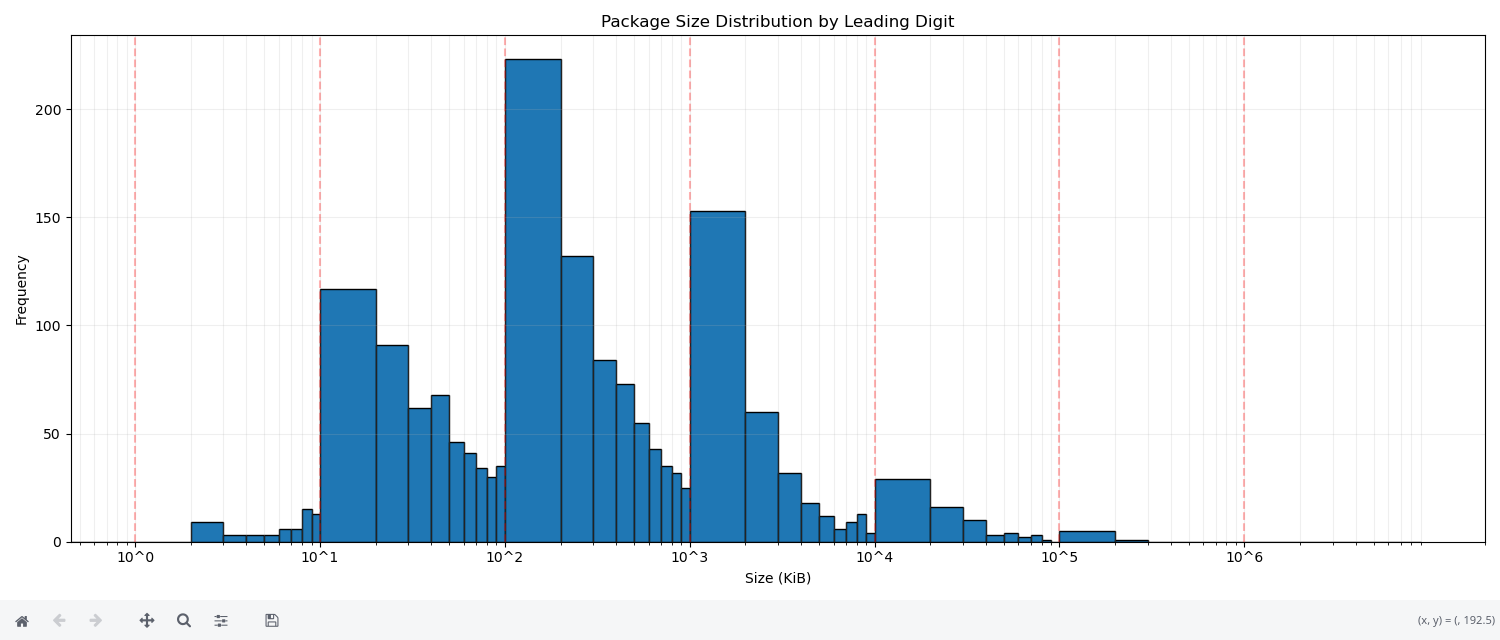

Write Python code to recreate this figure.
import re
import numpy as np
import matplotlib.pyplot as plt

def extract_sizes(log_content):
    # Regular expression to match sizes (handles MiB, KiB, etc.)
    pattern = r'(\d+(?:\.\d+)?)\s*(MiB|KiB)(?!/s)'
    matches = re.findall(pattern, log_content)
    
    # Convert all sizes to same unit (KiB)
    sizes = []
    for (size, unit) in matches:
        size = float(size)
        if unit == 'MiB':
            size = size * 1024
        sizes.append(size)
    return sizes

def create_leading_digit_bins(max_order=3):
    """
    Create bin edges for leading digit histogram
    max_order: maximum order of magnitude (e.g., 3 means up to 1000)
    """
    bins = []
    for order in range(max_order + 1):  # For each order of magnitude (1, 10, 100, ...)
        scale = 10 ** order
        for digit in range(1, 10):  # For leading digits 1-9
            bins.append(digit * scale)
    bins.insert(0, 0)  # Add 0 as the first bin edge
    return bins

def analyze_leading_digits(sizes):
    # Determine the maximum order of magnitude in the data
    max_order = int(np.log10(max(sizes))) + 1
    
    # Create bins based on leading digits
    bins = create_leading_digit_bins(max_order)
    
    # Create the histogram
    plt.figure(figsize=(15, 6))
    plt.hist(sizes, bins=bins, edgecolor='black')
    plt.xscale('log')  # Use log scale for x-axis
    
    # Customize the plot
    plt.title('Package Size Distribution by Leading Digit')
    plt.xlabel('Size (KiB)')
    plt.ylabel('Frequency')
    plt.grid(True, which="both", ls="-", alpha=0.2)
    
    # Add vertical lines at major divisions (1, 10, 100, etc.)
    for order in range(max_order + 1):
        plt.axvline(10**order, color='r', linestyle='--', alpha=0.3)
    
    # Customize x-axis ticks to show leading digits clearly
    major_ticks = [10**i for i in range(max_order + 1)]
    plt.xticks(major_ticks, [f'10^{i}' for i in range(max_order + 1)])
    
    # Print bin counts
    counts, _ = np.histogram(sizes, bins=bins)
    print("\nBin Counts:")
    print("Range (KiB) | Count")
    print("-" * 25)
    for i in range(len(counts)):
        if counts[i] > 0:  # Only print non-empty bins
            print(f"{bins[i]:<6.1f}-{bins[i+1]:<6.1f} | {counts[i]}")
    
    plt.tight_layout()
    plt.show()

# Read the file and analyze
with open('/home/jan/Desktop/benford/pacman.log', 'r') as file:
    content = file.read()
    sizes = extract_sizes(content)
    analyze_leading_digits(sizes)
